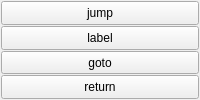
         <widget class="QFrame" name="frame_7">
          <property name="sizePolicy">
           <sizepolicy hsizetype="Preferred" vsizetype="Expanding">
            <horstretch>0</horstretch>
            <verstretch>0</verstretch>
           </sizepolicy>
          </property>
          <property name="font">
           <font>
            <weight>50</weight>
            <bold>false</bold>
           </font>
          </property>
          <layout class="QGridLayout" name="gridLayout_28">
           <property name="leftMargin">
            <number>1</number>
           </property>
           <property name="topMargin">
            <number>1</number>
           </property>
           <property name="rightMargin">
            <number>1</number>
           </property>
           <property name="bottomMargin">
            <number>1</number>
           </property>
           <property name="spacing">
            <number>1</number>
           </property>
           <item row="0" column="0">
            <layout class="QGridLayout" name="gridLayout_17">
             <item row="2" column="0">
              <widget class="QToolButton" name="btnGoto">
               <property name="sizePolicy">
                <sizepolicy hsizetype="Expanding" vsizetype="Expanding">
                 <horstretch>0</horstretch>
                 <verstretch>0</verstretch>
                </sizepolicy>
               </property>
               <property name="font">
                <font>
                 <weight>50</weight>
                 <bold>false</bold>
                </font>
               </property>
               <property name="focusPolicy">
                <enum>Qt::NoFocus</enum>
               </property>
               <property name="text">
                <string>goto</string>
               </property>
              </widget>
             </item>
             <item row="0" column="0">
              <widget class="QToolButton" name="btnLoop">
               <property name="sizePolicy">
                <sizepolicy hsizetype="Expanding" vsizetype="Expanding">
                 <horstretch>0</horstretch>
                 <verstretch>0</verstretch>
                </sizepolicy>
               </property>
               <property name="font">
                <font>
                 <weight>50</weight>
                 <bold>false</bold>
                </font>
               </property>
               <property name="focusPolicy">
                <enum>Qt::NoFocus</enum>
               </property>
               <property name="text">
                <string>jump</string>
               </property>
              </widget>
             </item>
             <item row="1" column="0">
              <widget class="QToolButton" name="btnLabel">
               <property name="sizePolicy">
                <sizepolicy hsizetype="Expanding" vsizetype="Expanding">
                 <horstretch>0</horstretch>
                 <verstretch>0</verstretch>
                </sizepolicy>
               </property>
               <property name="font">
                <font>
                 <weight>50</weight>
                 <bold>false</bold>
                </font>
               </property>
               <property name="focusPolicy">
                <enum>Qt::NoFocus</enum>
               </property>
               <property name="text">
                <string>label</string>
               </property>
              </widget>
             </item>
             <item row="3" column="0">
              <widget class="QToolButton" name="btnReturn">
               <property name="sizePolicy">
                <sizepolicy hsizetype="Expanding" vsizetype="Expanding">
                 <horstretch>0</horstretch>
                 <verstretch>0</verstretch>
                </sizepolicy>
               </property>
               <property name="font">
                <font>
                 <weight>50</weight>
                 <bold>false</bold>
                </font>
               </property>
               <property name="focusPolicy">
                <enum>Qt::NoFocus</enum>
               </property>
               <property name="text">
                <string>return</string>
               </property>
              </widget>
             </item>
            </layout>
           </item>
          </layout>
         </widget>
